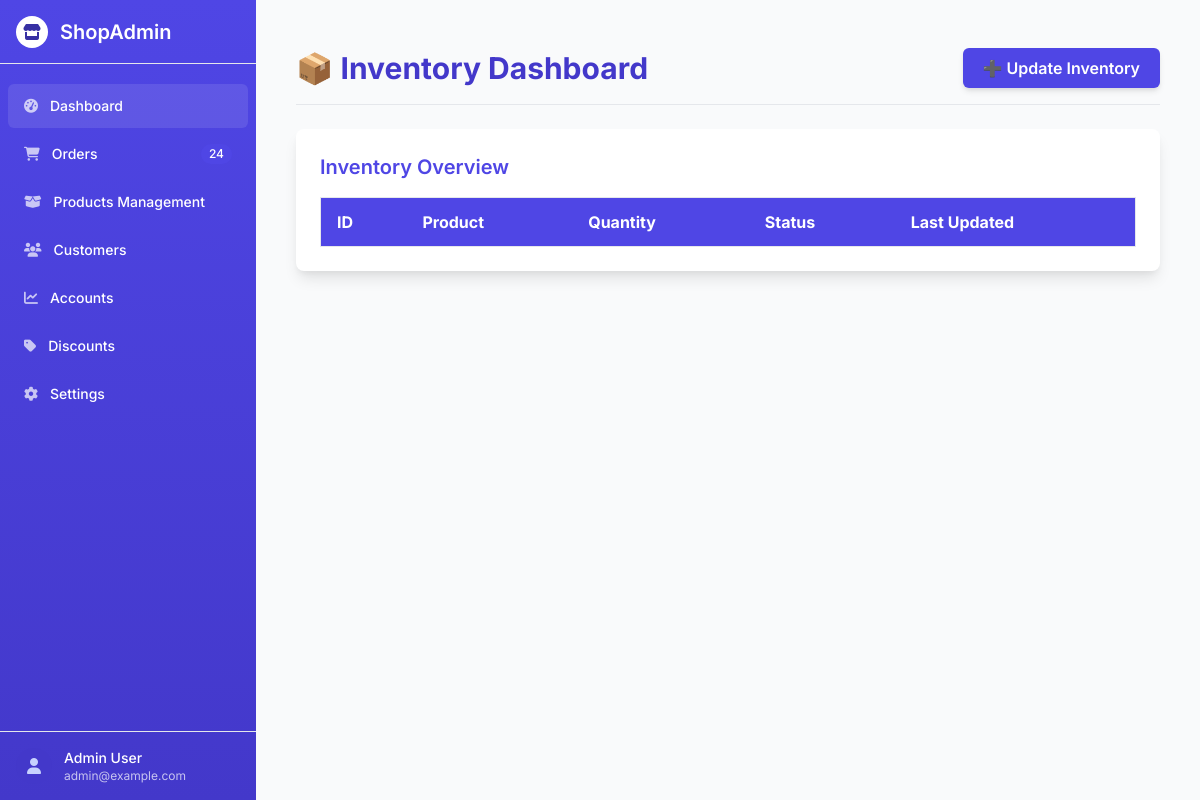
The app's page /inventory/, older data.
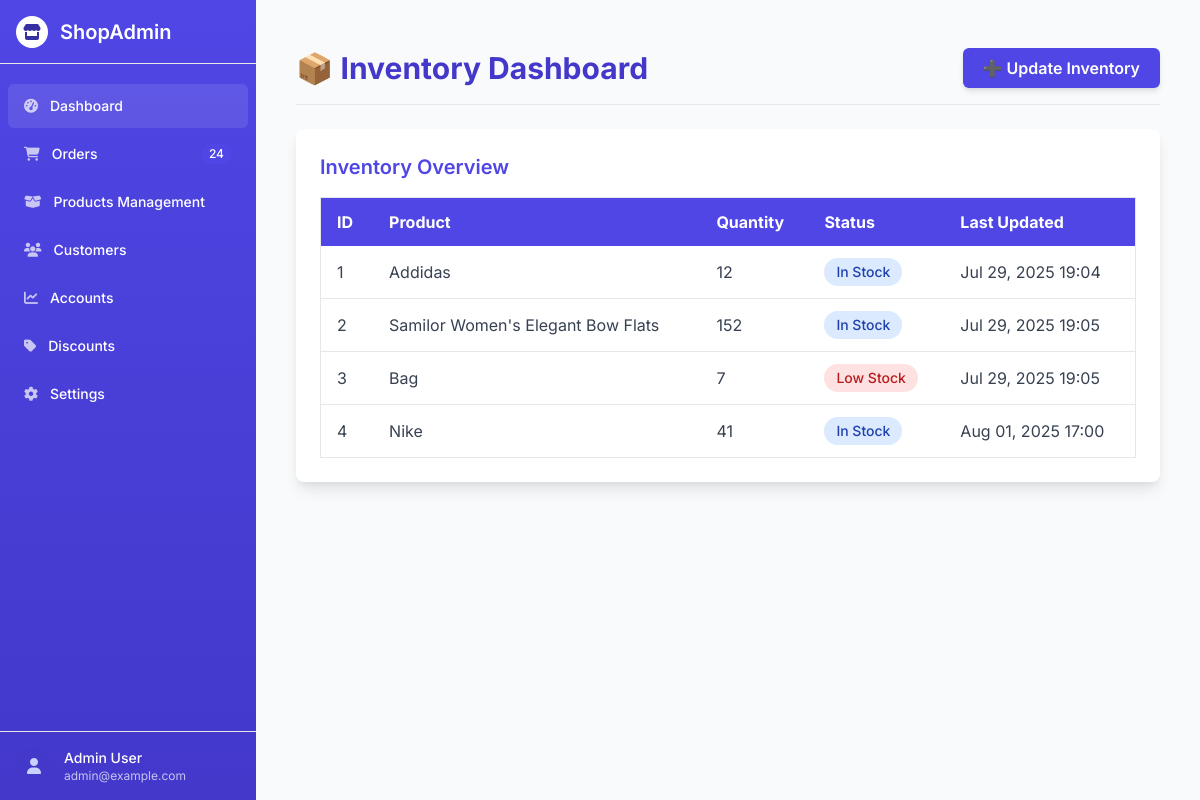
The same page, newer data.
### InventoryLog/models.py (models this page shows)
class InventoryLog(models.Model):
    Product = models.ForeignKey(Product, on_delete=models.CASCADE)
    quantity = models.IntegerField(null = False)
    remarks = models.TextField(blank=True, null=True)
    created_at = models.DateTimeField(auto_now_add=True)
    class Meta:
        ordering = ['created_at']

### store/models.py (models this page shows)
class Product (models.Model):
    category = models.ForeignKey(Category, on_delete=models.CASCADE)
    name = models.CharField(max_length = 100)
    slug = models.SlugField(max_length = 100)
    description = models.TextField()
    price = models.DecimalField(max_digits=10, decimal_places=2)
    image = models.ImageField(upload_to = 'products/')

### InventoryLog/views.py (the view)
# urls.py: path('', views.inventory_home, name='inventory_home'),
def inventory_home (request):
    all_inventory = InventoryLog.objects.all()
    context = {'inventoryLogs': all_inventory}
    return render(request,'inventory/inventory_home.html',context)

### store/context_processors.py (called while the page is built, shortened)
def cart_data(request):
    cart = request.session.get('cart', {})
    cart_item_count = 0
    cart_items = []
    total_amount = 0
    return {
        'cart_items': cart_items,
        'total_amount': total_amount,
        'cart_item_count': cart_item_count,
    }

### templates/inventory/inventory_home.html (shortened to what this page needs)
{% extends 'orders/base.html' %}
{% load static %}
{% block content %}
<div class="container mx-auto px-4 py-6">
    <div class="flex justify-between items-center mb-6 border-b pb-4">
        <h1 class="text-3xl font-bold text-indigo-700">📦 Inventory Dashboard</h1>
        <button id="open-update-modal"
                class="bg-indigo-600 hover:bg-indigo-700 text-white font-semibold px-5 py-2 rounded-md shadow-md transition">
            ➕ Update Inventory
        </button>
    </div>
    <div class="bg-white shadow-lg rounded-lg p-6">
        <h2 class="text-xl font-semibold text-indigo-600 mb-4">Inventory Overview</h2>
        <div class="overflow-x-auto">
            <table class="min-w-full table-auto border border-gray-200">
                <thead>
                    <tr class="bg-indigo-600 text-white">
                        <th class="px-4 py-3 text-left">ID</th>
                        <th class="px-4 py-3 text-left">Product</th>
                        <th class="px-4 py-3 text-left">Quantity</th>
                        <th class="px-4 py-3 text-left">Status</th>
                        <th class="px-4 py-3 text-left">Last Updated</th>
                    </tr>
                </thead>
                <tbody class="text-gray-700">
                    {% for log in inventoryLogs %}
                    <tr class="hover:bg-indigo-50 border-b">
                        <td class="px-4 py-3">{{ log.id }}</td>
                        <td class="px-4 py-3">{{ log.Product.name }}</td>
                        <td class="px-4 py-3">{{ log.quantity }}</td>
                        <td class="px-4 py-3">
                            <span class="inline-block px-3 py-1 text-sm font-medium rounded-full
                                         {% if log.quantity > 10 %}
                                             bg-blue-100 text-blue-800
                                         {% else %}
                                             bg-red-100 text-red-700
                                         {% endif %}">
                                {% if log.quantity > 10 %}In Stock{% else %}Low Stock{% endif %}
                            </span>
                        </td>
                        <td class="px-4 py-3">{{ log.created_at|date:"M d, Y H:i" }}</td>
                    </tr>
                    {% endfor %}
                </tbody>
            </table>
        </div>
    </div>
</div>
{% endblock %}

### templates/orders/base.html (shortened to what this page needs)
<!DOCTYPE html>
<html lang="en">
<head>
  <link href="https://cdn.jsdelivr.net/npm/tailwindcss@2.2.19/dist/tailwind.min.css" rel="stylesheet">
  <link rel="stylesheet" href="https://cdnjs.cloudflare.com/ajax/libs/font-awesome/6.4.0/css/all.min.css">
</head>
<body class="antialiased">
  <div class="flex h-screen overflow-hidden">
    {% include 'orders/sidebar.html' %}
    <main class="flex-1 overflow-y-auto p-6">
      {% block content %}{% endblock %}
    </main>
  </div>
</body>
</html>

### templates/orders/sidebar.html
<div class="hidden md:flex flex-col w-64 sidebar text-white">
  <div class="flex items-center h-16 px-4 border-b border-indigo-500/20">
    <div class="flex items-center">
      <div class="h-8 w-8 rounded-full bg-white flex items-center justify-center text-indigo-800 font-bold">
        <i class="fas fa-store"></i>
      </div>
      <span class="ml-3 text-xl font-semibold">ShopAdmin</span>
    </div>
  </div>
  <div class="flex-1 flex flex-col pt-5 pb-4 overflow-y-auto">
    <nav class="flex-1 px-2 space-y-1">
      <a href="{% url 'order_home' %}" class="sidebar-item active group flex items-center px-4 py-3 text-sm font-medium rounded-md">
        <i class="fas fa-tachometer-alt mr-3 opacity-70"></i>
        Dashboard
      </a>
      <a href="{% url 'order_list' %}" class="sidebar-item group flex items-center px-4 py-3 text-sm font-medium rounded-md">
        <i class="fas fa-shopping-cart mr-3 opacity-70"></i>
        Orders
        <span class="ml-auto inline-block py-0.5 px-2 text-xs rounded-full bg-indigo-600">24</span>
      </a>
      <a href="{% url 'inventory_home' %}" class="sidebar-item group flex items-center px-4 py-3 text-sm font-medium rounded-md">
        <i class="fas fa-box-open mr-3 opacity-70"></i>
        Products Management
      </a>
      <a href="#" class="sidebar-item group flex items-center px-4 py-3 text-sm font-medium rounded-md">
        <i class="fas fa-users mr-3 opacity-70"></i>
        Customers
      </a>
      <a href="#" class="sidebar-item group flex items-center px-4 py-3 text-sm font-medium rounded-md">
        <i class="fas fa-chart-line mr-3 opacity-70"></i>
        Accounts
      </a>
      <a href="#" class="sidebar-item group flex items-center px-4 py-3 text-sm font-medium rounded-md">
        <i class="fas fa-tag mr-3 opacity-70"></i>
        Discounts
      </a>
      <a href="#" class="sidebar-item group flex items-center px-4 py-3 text-sm font-medium rounded-md">
        <i class="fas fa-cog mr-3 opacity-70"></i>
        Settings
      </a>
    </nav>
  </div>
  <div class="flex-shrink-0 flex p-4 border-t border-indigo-500/20">
    <div class="flex items-center">
      <div class="h-9 w-9 rounded-full bg-indigo-700 flex items-center justify-center">
        <i class="fas fa-user text-indigo-200"></i>
      </div>
      <div class="ml-3">
        <p class="text-sm font-medium">Admin User</p>
        <p class="text-xs opacity-70">admin@example.com</p>
      </div>
    </div>
  </div>
</div>

### templates/orders/base.html (style rules this page uses)
body { font-family: 'Inter', sans-serif; background-color: #f9fafb; }
.sidebar { transition: all 0.3s ease; background: linear-gradient(to bottom, #4f46e5, #4338ca); }
.sidebar-item { transition: all 0.2s ease; }
.sidebar-item.active { background-color: rgba(255, 255, 255, 0.1); }

Row changes from the older to the newer data that the page shows:
added InventoryLog: id "1", Product.name "Addidas", quantity "12", shows "In Stock", created_at "Jul 29, 2025 19:04"
added InventoryLog: id "2", Product.name "Samilor Women's Elegant Bow Flats", quantity "152", shows "In Stock", created_at "Jul 29, 2025 19:05"
added InventoryLog: id "3", Product.name "Bag", quantity "7", shows "Low Stock", created_at "Jul 29, 2025 19:05"
added InventoryLog: id "4", Product.name "Nike", quantity "41", shows "In Stock", created_at "Aug 01, 2025 17:00"
